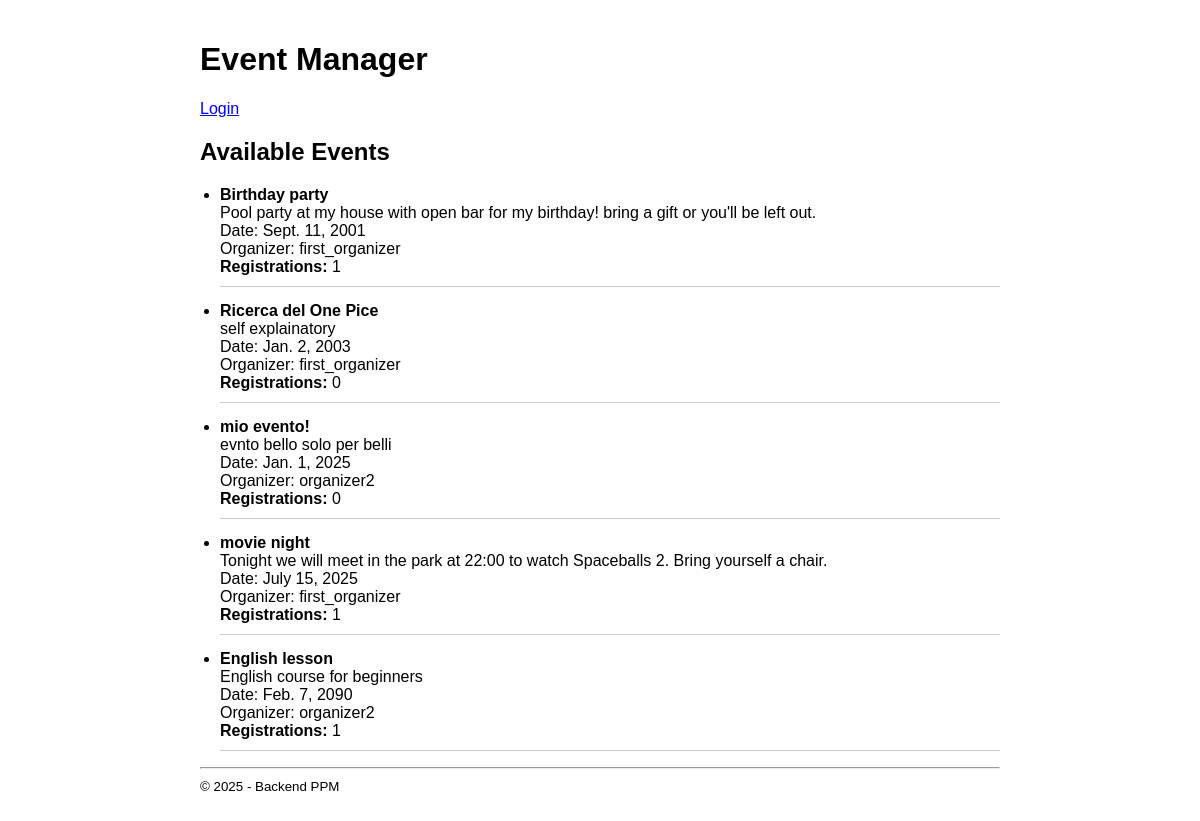
Screenshot of /events/ with the database file from the repository.
### events/models.py (models this page shows, shortened)
class Event(models.Model):
    title= models.CharField(max_length=200)
    description = models.TextField()
    date = models.DateField()
    organizer= models.ForeignKey(
        settings.AUTH_USER_MODEL,
        on_delete=models.CASCADE,
        related_name='organized_events'
    )

### users/models.py (models this page shows, shortened)
class CustomUser(AbstractUser):
    is_organizer = models.BooleanField(default=False)
    is_attendee = models.BooleanField(default=True)  # it's attendee by default

### events/views.py (the view)
# urls.py: path('', views.event_list, name='event_list'),
def event_list(request):
    events = Event.objects.all().annotate(registration_count=Count('registrations')).order_by('date')
    joined_event_ids = []
    if request.user.is_authenticated and (request.user.is_attendee or request.user.is_organizer):
        joined_event_ids = Registration.objects.filter(attendee=request.user).values_list('event_id', flat=True)
    return render(request, 'events/event_list.html', {
        'events': events,
        'joined_event_ids': joined_event_ids
    })

### events/templates/events/event_list.html (shortened to what this page needs)
{% extends 'base.html' %}
{% block content %}
    <h2>Available Events</h2>
    <ul>
        {% for event in events %}
            <li class="event">
                <strong>{{ event.title }}</strong><br>
                {{ event.description }}<br>
                Date: {{ event.date }}<br>
                Organizer: {{ event.organizer.username }}<br>
                <strong>Registrations:</strong> {{ event.registration_count }}<br>
            </li>
        {% endfor %}
    </ul>
{% endblock %}

### templates/base.html (shortened to what this page needs)
<!DOCTYPE html>
<html lang="en">
<head>
</head>
<body>
<header>
    <h1>Event Manager</h1>
    <nav>
        {% with request.resolver_match.url_name as current_view %}
            {% if current_view != 'login' %}
                {% if user.is_authenticated %}
                    {% if user.is_organizer %}
                        <a href="{% url 'organizer_dashboard' %}">Dashboard</a>
                        <a href="{% url 'event_list' %}">Events</a>
                        <a href="{% url 'my_events' %}">My Events</a>
                    {% elif user.is_attendee %}
                        <a href="{% url 'event_list' %}">Events</a>
                        <a href="{% url 'my_events' %}">My Events</a>
                    {% endif %}
                    {% if current_view != 'event_create' and current_view != 'event_edit' %}
                        <form method="post" action="{% url 'logout' %}" style="display:inline;">
                            {% csrf_token %}
                            <button type="submit" style="background:none; border:none; color:blue; cursor:pointer;">
                                Logout
                            </button>
                        </form>
                    {% endif %}
                {% else %}
                    <a href="{% url 'login' %}">Login</a>
                {% endif %}
            {% endif %}
        {% endwith %}
    </nav>
</header>
{% block content %}{% endblock %}
<footer>
    <hr>
    <small>&copy; 2025 - Backend PPM</small>
</footer>
</body>
</html>

### templates/base.html (style rules this page uses)
body { font-family: Arial, sans-serif; max-width: 800px; margin: auto; padding: 20px; }
header, nav, footer { margin-bottom: 20px; }
nav a { margin-right: 15px; }
ul { padding-left: 20px; }
.event { border-bottom: 1px solid #ccc; margin-bottom: 15px; padding-bottom: 10px; }

### rows the page displays
Event: title "Birthday party", description "Pool party at my house with open bar for my birthday! bring a gift or you'll be left out.", date "Sept. 11, 2001", organizer.username "first_organizer", registration_count "1"
Event: title "Ricerca del One Pice", description "self explainatory", date "Jan. 2, 2003", organizer.username "first_organizer", registration_count "0"
Event: title "mio evento!", description "evnto bello solo per belli", date "Jan. 1, 2025", organizer.username "organizer2", registration_count "0"
Event: title "movie night", description "Tonight we will meet in the park at 22:00 to watch Spaceballs 2. Bring yourself a chair.", date "July 15, 2025", organizer.username "first_organizer", registration_count "1"
Event: title "English lesson", description "English course for beginners", date "Feb. 7, 2090", organizer.username "organizer2", registration_count "1"
